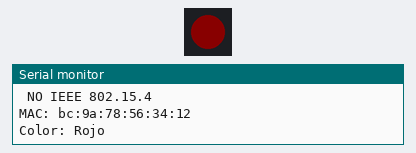
A program run on a simulated ESP32-S3. Parts: 1 RGB LEDs in strip order, left to right, the last lines printed to the serial monitor. Dim RGB values are drawn brighter than linear.

Above: at 1.5 s.
At 3.5 s:
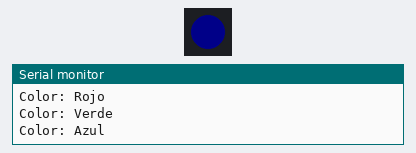
At 5.5 s:
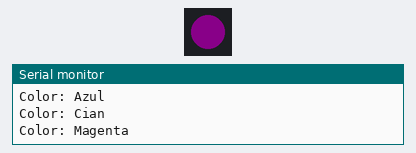
At 9.6 s:
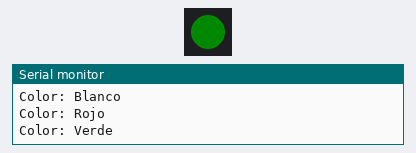
Timing chart, 0 to 10.2 s (numbered marks = the images above):
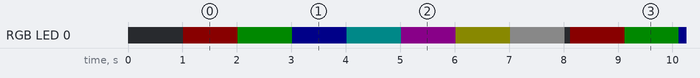

The program:

main.cpp
```cpp
#include <Arduino.h>
#include <Adafruit_NeoPixel.h>  // Incluimos la librería Adafruit_NeoPixel

// pin del led RGB en PCB
#define PIN       48  // ESP32S3 Generic -n8r2-

// Un solo led en PCB
#define NUMPIXELS 1

// Inicializamos el objeto "pixels"
Adafruit_NeoPixel pixels(NUMPIXELS, PIN, NEO_GRB + NEO_KHZ800);

// REQUISITO: Duración de 1 segundo (1000 ms)
#define DELAYVAL 1000

void setup() {
  delay(500);

  // Inicializamos el objeto pixels
  pixels.begin();

  // REQUISITO: Intensidad lumínica mínima
  // Configuramos el brillo global a un valor bajo (0-255).
  // 5-10 es suficientemente bajo para no deslumbrar pero ser visible.
  pixels.setBrightness(10);

  Serial.begin(115200);
  delay(500);

  // --- Información del chip (Mantenido del código original) ---
  Serial.println("\n\n================================");
  Serial.printf("Chip Modelo: %s\n", ESP.getChipModel());
  Serial.printf("Chip Revision: %d\n", ESP.getChipRevision());
  Serial.printf("E %d core\n", ESP.getChipCores());
  Serial.printf("Flash Chip capacidad: %d \n", ESP.getFlashChipSize());
  Serial.printf("Flash Chip velocidad: %d \n", ESP.getFlashChipSpeed());

  esp_chip_info_t chip_info;
  esp_chip_info(&chip_info);
  Serial.printf("\nCaracteristicas:\n %s\n %s\n %s\n %s\n %s\n",
      (chip_info.features & CHIP_FEATURE_EMB_FLASH) ? "flash en ESP32" : "Sin flash en ESP32",
      (chip_info.features & CHIP_FEATURE_WIFI_BGN) ? "2.4GHz WiFi" : "Sin Wifi",
      (chip_info.features & CHIP_FEATURE_BLE) ? "Bluetooth LE" : "Sin Bluetooth LE",
      (chip_info.features & CHIP_FEATURE_BT) ? "Bluetooth" : "Sin Bluetooth",
      (chip_info.features & CHIP_FEATURE_IEEE802154) ? "IEEE 802.15.4" : "NO IEEE 802.15.4");

  // MAC Address
  String MACString = "";
  uint64_t chipid = ESP.getEfuseMac();
  for (int i=0; i<6; i++) {
    if (i > 0) MACString.concat(":");
    uint8_t Octet = chipid >> (i * 8);
    MACString.concat(String(Octet, HEX));
  }
  Serial.println("MAC: " + MACString);
}

void loop() {
  // REQUISITO: Visualizar los 6 colores básicos (RGBCMY) y finalmente Blanco

  // 1. ROJO (Red)
  pixels.setPixelColor(0, pixels.Color(255, 0, 0));
  pixels.show();
  Serial.println("Color: Rojo");
  delay(DELAYVAL);

  // 2. VERDE (Green)
  pixels.setPixelColor(0, pixels.Color(0, 255, 0));
  pixels.show();
  Serial.println("Color: Verde");
  delay(DELAYVAL);

  // 3. AZUL (Blue)
  pixels.setPixelColor(0, pixels.Color(0, 0, 255));
  pixels.show();
  Serial.println("Color: Azul");
  delay(DELAYVAL);

  // 4. CIAN (Cyan = Verde + Azul)
  pixels.setPixelColor(0, pixels.Color(0, 255, 255));
  pixels.show();
  Serial.println("Color: Cian");
  delay(DELAYVAL);

  // 5. MAGENTA (Magenta = Rojo + Azul)
  pixels.setPixelColor(0, pixels.Color(255, 0, 255));
  pixels.show();
  Serial.println("Color: Magenta");
  delay(DELAYVAL);

  // 6. AMARILLO (Yellow = Rojo + Verde)
  pixels.setPixelColor(0, pixels.Color(255, 255, 0));
  pixels.show();
  Serial.println("Color: Amarillo");
  delay(DELAYVAL);

  // 7. BLANCO (White = Rojo + Verde + Azul)
  pixels.setPixelColor(0, pixels.Color(255, 255, 255));
  pixels.show();
  Serial.println("Color: Blanco");
  delay(DELAYVAL);

  // Opcional: Apagar brevemente antes de reiniciar el ciclo
  pixels.clear();
  pixels.show();
  delay(100);
}
```

Measured:
- by itself, RGB LED 0: repeats every 7.1 s: RGB(0, 10, 0) 1.0 s, RGB(0, 0, 10) 1.0 s, RGB(0, 10, 10) 1.0 s, RGB(10, 0, 10) 1.0 s, RGB(10, 10, 0) 1.0 s, RGB(10, 10, 10) 1.0 s, off 0.10 s, RGB(10, 0, 0) 1.0 s
- by itself, everything shown: repeats every 7.1 s, in 8 steps
